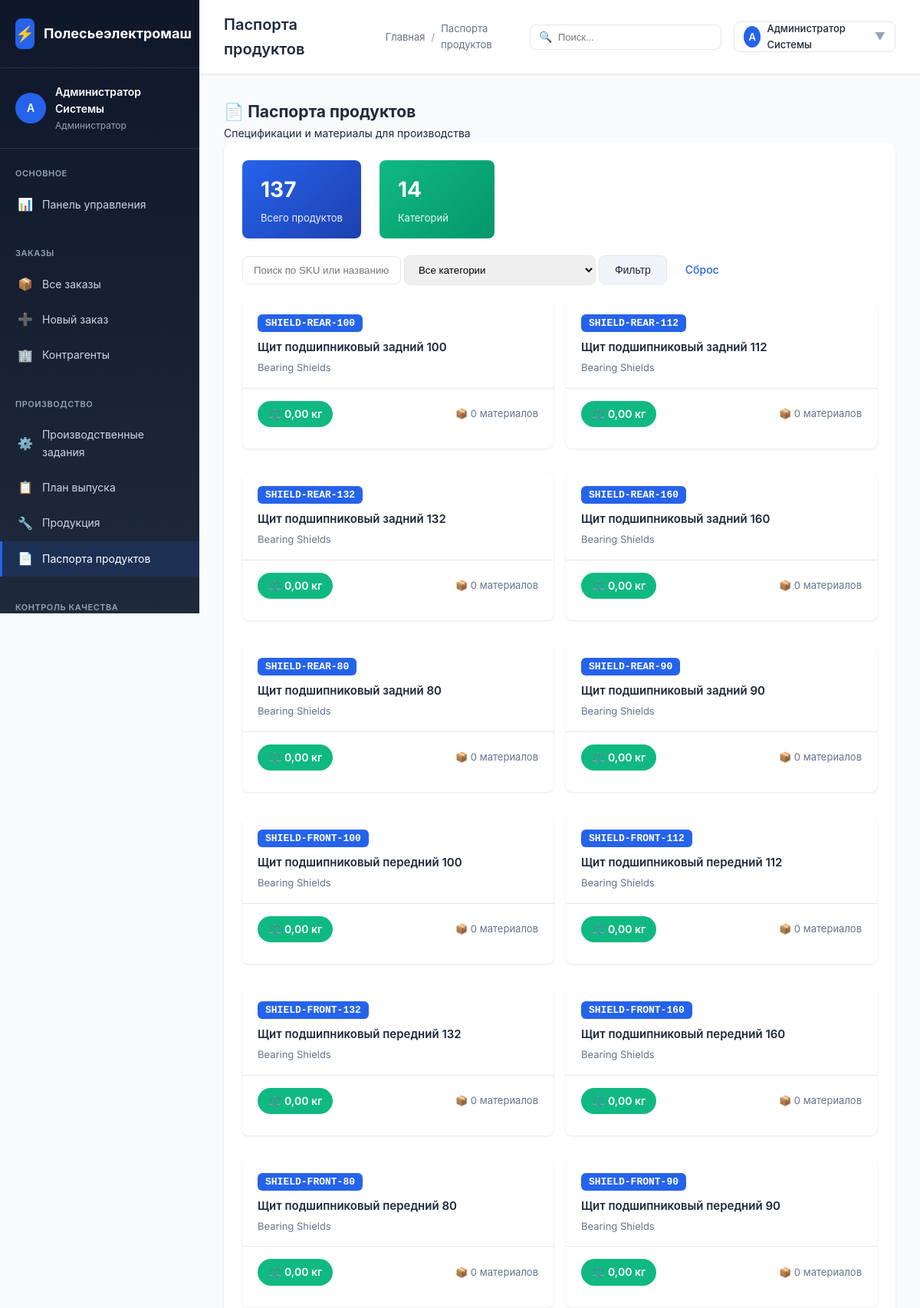
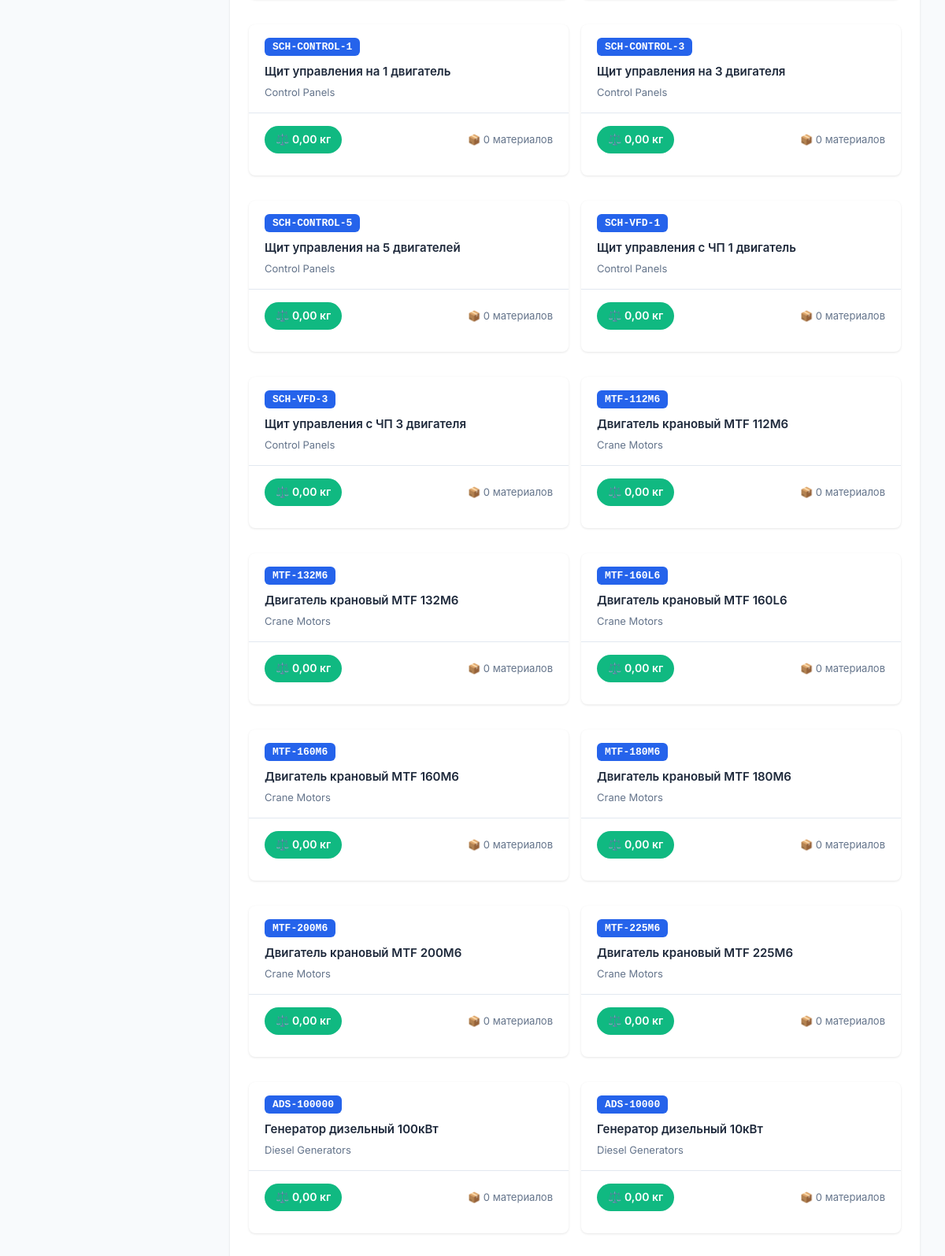
The page /polesie/modules/products/passports.php (signed in, upper part) on the database its author committed (2 pictures, top to bottom).
### tables this page shows
CREATE TABLE `users` (
  `id` INT AUTO_INCREMENT PRIMARY KEY,
  `username` VARCHAR(50) NOT NULL UNIQUE,
  `password_hash` VARCHAR(255) NOT NULL,
  `full_name` VARCHAR(100) NOT NULL,
  `email` VARCHAR(100),
  `role_id` INT,
  `is_active` BOOLEAN DEFAULT TRUE,
  `created_at` TIMESTAMP DEFAULT CURRENT_TIMESTAMP,
  CONSTRAINT `fk_users_role` FOREIGN KEY (`role_id`) REFERENCES `user_roles`(`id`) ON DELETE SET NULL
);

CREATE TABLE `user_roles` (
  `id` INT AUTO_INCREMENT PRIMARY KEY,
  `name` VARCHAR(100) NOT NULL,
  `code` VARCHAR(50) NOT NULL UNIQUE,
  `description` TEXT,
  `permissions` JSON
);

CREATE TABLE `products` (
  `id` INT AUTO_INCREMENT PRIMARY KEY,
  `article` VARCHAR(50) NOT NULL UNIQUE,
  `name` VARCHAR(200) NOT NULL,
  `category_id` INT,
  `base_unit_id` INT,
  `specifications` JSON,
  `image` VARCHAR(255),
  `base_price` DECIMAL(15,2),
  `currency` CHAR(3) DEFAULT 'BYN',
  `is_active` BOOLEAN DEFAULT TRUE,
  `created_at` TIMESTAMP DEFAULT CURRENT_TIMESTAMP,
  CONSTRAINT `fk_prod_category` FOREIGN KEY (`category_id`) REFERENCES `product_categories`(`id`) ON DELETE SET NULL,
  CONSTRAINT `fk_prod_unit` FOREIGN KEY (`base_unit_id`) REFERENCES `base_units`(`id`) ON DELETE SET NULL
);

CREATE TABLE `product_categories` (
  `id` INT AUTO_INCREMENT PRIMARY KEY,
  `parent_id` INT,
  `name` VARCHAR(100) NOT NULL,
  `name_ru` VARCHAR(100),
  `code` VARCHAR(50) UNIQUE,
  `description` TEXT,
  CONSTRAINT `fk_prod_cat_parent` FOREIGN KEY (`parent_id`) REFERENCES `product_categories`(`id`) ON DELETE CASCADE
);

### polesie/config/config.php (called while the page is built, shortened)
<?php
function getDbConnection() {
    static $pdo = null;
    if ($pdo === null) {
        try {
            $dsn = "mysql:host=" . DB_HOST . ";dbname=" . DB_NAME . ";charset=" . DB_CHARSET;
            $options = [
                PDO::ATTR_ERRMODE => PDO::ERRMODE_EXCEPTION,
                PDO::ATTR_DEFAULT_FETCH_MODE => PDO::FETCH_ASSOC,
                PDO::ATTR_EMULATE_PREPARES => false,
            ];
            $pdo = new PDO($dsn, DB_USER, DB_PASS, $options);
        } catch (PDOException $e) {
            die("Ошибка подключения к базе данных: " . $e->getMessage());
        }
    }
    return $pdo;
}
function e($string) {
    return htmlspecialchars($string ?? '', ENT_QUOTES, 'UTF-8');
}
function getCurrentUser() {
    static $user = null;
    if ($user === null) {
        $pdo = getDbConnection();
        $stmt = $pdo->prepare("
            SELECT u.*, r.code as role_code, r.name as role_name
            FROM users u
            JOIN user_roles r ON u.role_id = r.id
            WHERE u.id = ? AND u.is_active = TRUE
        ");
        $stmt->execute([$_SESSION['user_id']]);
        $user = $stmt->fetch();
    }
    return $user;
}
function asset($path) {
    $path = ltrim($path, '/');
    return APP_URL . '/' . $path;
}
function pageUrl($path) {
    $path = ltrim($path, '/');
    return APP_URL . '/' . $path;
}

### polesie/modules/products/passports.php (the view, shortened to what this page needs)
<?php
require_once __DIR__ . '/../../config/config.php';
$user = getCurrentUser();
$pdo = getDbConnection();
$pageTitle = 'Паспорта продуктов';
$search = $_GET['search'] ?? '';
$query = "
    SELECT
        pp.id as passport_id,
        p.id as product_id,
        p.article as sku,
        p.name as product_name,
        pc.name as category_name,
        pc.code as category_code,
        pp.total_weight_kg,
        pp.warranty_months,
        pp.is_serial_tracked,
        pp.production_notes,
        pp.quality_requirements,
        p.specifications
    FROM products p
    LEFT JOIN product_passports pp ON pp.product_id = p.id
    LEFT JOIN product_categories pc ON p.category_id = pc.id
    WHERE p.is_active = TRUE
";
$params = [];
$query .= " ORDER BY pc.name, p.name";
$stmt = $pdo->prepare($query);
$stmt->execute($params);
$passports = $stmt->fetchAll();
$catQuery = "SELECT DISTINCT pc.code, pc.name
             FROM product_categories pc
             JOIN products p ON p.category_id = pc.id
             WHERE p.is_active = TRUE
             ORDER BY pc.name";
$categories = $pdo->query($catQuery)->fetchAll();
$totalProducts = count($passports);
?>
<!DOCTYPE html>
<html lang="ru">
<head>
    <link rel="stylesheet" href="<?= asset('assets/css/style.css') ?>">
</head>
<body>
    <div class="app-container">
        <?php include BASE_PATH . '/includes/sidebar.php'; ?>
        <div class="main-content">
            <?php include BASE_PATH . '/includes/topbar.php'; ?>
            <div class="content-area">
                <div class="content">
                    <div class="page-header">
                        <div class="page-header-title">
                            <h2>📄 Паспорта продуктов</h2>
                            <p>Спецификации и материалы для производства</p>
                        </div>
                    </div>
                    <div class="card">
                        <div class="card-body">
                            <div class="stats-bar">
                                <div class="stat-item">
                                    <div class="stat-value"><?= $totalProducts ?></div>
                                    <div class="stat-label">Всего продуктов</div>
                                </div>
                                <div class="stat-item" style="background: linear-gradient(135deg, #10b981, #059669);">
                                    <div class="stat-value"><?= count($categories) ?></div>
                                    <div class="stat-label">Категорий</div>
                                </div>
                            </div>
                            <form method="GET" class="filter-form">
                                <div class="filter-row">
                                    <input type="text" name="search" placeholder="Поиск по SKU или названию..." value="<?= e($search) ?>"
                                           style="flex: 1; padding: 10px 14px; border: 1px solid var(--border-color); border-radius: var(--border-radius);">
                                    <select name="category" style="width: 250px; padding: 10px 14px; border: 1px solid var(--border-color); border-radius: var(--border-radius);">
                                        <option value="">Все категории</option>
                                    </select>
                                    <button type="submit" class="btn btn-secondary">Фильтр</button>
                                    <a href="passports.php" class="btn btn-outline">Сброс</a>
                                </div>
                            </form>
                            <div style="margin-top: 20px;">
                                <?php if (empty($passports)): ?>
                                    <div class="empty-state">
                                        <div class="empty-state-icon">📄</div>
                                        <h3>Паспорта не найдены</h3>
                                        <p>Паспорта продуктов создаются в базе данных или измените параметры поиска</p>
                                    </div>
                                <?php else: ?>
                                    <div style="display: grid; grid-template-columns: repeat(auto-fill, minmax(350px, 1fr)); gap: 16px;">
                                        <?php foreach ($passports as $index => $passport): ?>
                                            <?php
                                            $matStmt = $pdo->prepare("
                                                SELECT
                                                    ppm.quantity,
                                                    ppm.unit,
                                                    m.code as material_code,
                                                    m.name_full as material_name,
                                                    mc.name as material_category
                                                FROM product_passport_materials ppm
                                                JOIN materials m ON ppm.material_id = m.id
                                                LEFT JOIN material_categories mc ON m.category_id = mc.id
                                                WHERE ppm.passport_id = :passport_id
                                                ORDER BY ppm.sort_order, m.name_full
                                            ");
                                            $matStmt->execute([':passport_id' => $passport['passport_id']]);
                                            $materials = $matStmt->fetchAll();
                                            ?>
                                            <div class="passport-card" data-passport-id="<?= $passport['passport_id'] ?>" onclick="openPassportModal(this)">
                                                <div class="passport-card-header">
                                                    <div>
                                                        <span class="passport-sku"><?= e($passport['sku']) ?></span>
                                                        <div class="passport-title"><?= e($passport['product_name']) ?></div>
                                                        <div class="passport-category"><?= e($passport['category_name'] ?? 'Без категории') ?></div>
                                                    </div>
                                                </div>
                                                <div class="passport-card-body">
                                                    <div style="display: flex; justify-content: space-between; align-items: center;">
                                                        <span class="weight-badge">⚖️ <?= number_format($passport['total_weight_kg'] ?? 0, 2, ',', ' ') ?> кг</span>
                                                        <span style="font-size: 13px; color: var(--text-secondary);">
                                                            📦 <?= count($materials) ?> материалов
                                                        </span>
                                                    </div>
                                                </div>
                                            </div>
                                        <?php endforeach; ?>
                                    </div>
                                <?php endif; ?>
                            </div>
                        </div>
                    </div>
                </div>
            </div>
        </div>
    </div>
</body>
</html>

### polesie/includes/sidebar.php (shortened to what this page needs)
<div class="sidebar">
    <div class="sidebar-header">
        <div class="sidebar-logo">
            <div class="sidebar-logo-icon">⚡</div>
            <span>Полесьеэлектромаш</span>
        </div>
    </div>
    <div class="sidebar-user">
        <div class="sidebar-user-info">
            <div class="sidebar-user-avatar">
                <?= mb_substr($user['full_name'], 0, 1) ?>
            </div>
            <div class="sidebar-user-details">
                <div class="sidebar-user-name"><?= e($user['full_name']) ?></div>
                <div class="sidebar-user-role"><?= e($user['role_name']) ?></div>
            </div>
        </div>
    </div>
    <nav class="sidebar-nav">
        <div class="sidebar-nav-section">
            <div class="sidebar-nav-title">Основное</div>
            <?php
            $currentPath = $_SERVER['PHP_SELF'];
            if (preg_match('#/polesie/(.*)$#i', $currentPath, $matches)) {
                $relativePath = $matches[1];
            } else {
                $relativePath = ltrim($currentPath, '/');
            }
            ?>
            <a href="<?= pageUrl('index.php') ?>" class="sidebar-nav-item <?= $relativePath === 'index.php' ? 'active' : '' ?>">
                <span class="sidebar-nav-icon">📊</span>
                <span>Панель управления</span>
            </a>
        </div>
        <div class="sidebar-nav-section">
            <div class="sidebar-nav-title">Заказы</div>
            <a href="<?= pageUrl('modules/orders/list.php') ?>" class="sidebar-nav-item <?= $relativePath === 'modules/orders/list.php' ? 'active' : '' ?>">
                <span class="sidebar-nav-icon">📦</span>
                <span>Все заказы</span>
            </a>
            <a href="<?= pageUrl('modules/orders/create.php') ?>" class="sidebar-nav-item <?= $relativePath === 'modules/orders/create.php' ? 'active' : '' ?>">
                <span class="sidebar-nav-icon">➕</span>
                <span>Новый заказ</span>
            </a>
            <a href="<?= pageUrl('modules/contractors/list.php') ?>" class="sidebar-nav-item <?= $relativePath === 'modules/contractors/list.php' ? 'active' : '' ?>">
                <span class="sidebar-nav-icon">🏢</span>
                <span>Контрагенты</span>
            </a>
        </div>
        <div class="sidebar-nav-section">
            <div class="sidebar-nav-title">Производство</div>
            <a href="<?= pageUrl('modules/production/list.php') ?>" class="sidebar-nav-item <?= $relativePath === 'modules/production/list.php' ? 'active' : '' ?>">
                <span class="sidebar-nav-icon">⚙️</span>
                <span>Производственные задания</span>
            </a>
            <a href="<?= pageUrl('modules/production/plan.php') ?>" class="sidebar-nav-item <?= $relativePath === 'modules/production/plan.php' ? 'active' : '' ?>">
                <span class="sidebar-nav-icon">📋</span>
                <span>План выпуска</span>
            </a>
            <a href="<?= pageUrl('modules/products/list.php') ?>" class="sidebar-nav-item <?= $relativePath === 'modules/products/list.php' ? 'active' : '' ?>">
                <span class="sidebar-nav-icon">🔧</span>
                <span>Продукция</span>
            </a>
            <a href="<?= pageUrl('modules/products/passports.php') ?>" class="sidebar-nav-item <?= $relativePath === 'modules/products/passports.php' ? 'active' : '' ?>">
                <span class="sidebar-nav-icon">📄</span>
                <span>Паспорта продуктов</span>
            </a>
        </div>
        <div class="sidebar-nav-section">
            <div class="sidebar-nav-title">Контроль качества</div>
        </div>
    </nav>
</div>

### polesie/includes/topbar.php (shortened to what this page needs)
<div class="topbar">
    <div class="topbar-left">
        <h1 class="topbar-title"><?= e($pageTitle) ?></h1>
        <div class="topbar-breadcrumb">
            <a href="<?= pageUrl('index.php') ?>">Главная</a>
            <span class="topbar-breadcrumb-separator">/</span>
            <span><?= e($pageTitle) ?></span>
        </div>
    </div>
    <div class="topbar-right">
        <div style="position: relative;">
            <input
                type="text"
                placeholder="Поиск..."
                style="padding: 8px 14px 8px 36px; border: 1px solid var(--border-color); border-radius: var(--border-radius); width: 250px; font-size: 13px;"
            >
            <span style="position: absolute; left: 12px; top: 50%; transform: translateY(-50%); color: var(--text-muted);">🔍</span>
        </div>
        <div style="position: relative;">
            <div class="topbar-action" onclick="toggleProfileMenu()" style="width: auto; padding: 8px 12px; gap: 8px;">
                <div style="width: 28px; height: 28px; background: var(--primary-color); border-radius: 50%; display: flex; align-items: center; justify-content: center; color: white; font-size: 13px; font-weight: 600;">
                    <?= mb_substr($user['full_name'], 0, 1) ?>
                </div>
                <span style="font-size: 13px; font-weight: 500;"><?= e($user['full_name']) ?></span>
                <span style="color: var(--text-muted);">▼</span>
            </div>
        </div>
    </div>
</div>

### rows shown on the page
users: full_name "А", full_name "Администратор Системы", role.name "Администратор"
products: article "SHIELD-REAR-100", name "Щит подшипниковый задний 100", category.name "Bearing Shields", total_weight_kg "0,00", count($materials) "0"
products: article "SHIELD-REAR-112", name "Щит подшипниковый задний 112", category.name "Bearing Shields", total_weight_kg "0,00", count($materials) "0"
products: article "SHIELD-REAR-132", name "Щит подшипниковый задний 132", category.name "Bearing Shields", total_weight_kg "0,00", count($materials) "0"
products: article "SHIELD-REAR-160", name "Щит подшипниковый задний 160", category.name "Bearing Shields", total_weight_kg "0,00", count($materials) "0"
products: article "SHIELD-REAR-80", name "Щит подшипниковый задний 80", category.name "Bearing Shields", total_weight_kg "0,00", count($materials) "0"
products: article "SHIELD-REAR-90", name "Щит подшипниковый задний 90", category.name "Bearing Shields", total_weight_kg "0,00", count($materials) "0"
products: article "SHIELD-FRONT-100", name "Щит подшипниковый передний 100", category.name "Bearing Shields", total_weight_kg "0,00", count($materials) "0"
products: article "SHIELD-FRONT-112", name "Щит подшипниковый передний 112", category.name "Bearing Shields", total_weight_kg "0,00", count($materials) "0"
products: article "SHIELD-FRONT-132", name "Щит подшипниковый передний 132", category.name "Bearing Shields", total_weight_kg "0,00", count($materials) "0"
products: article "SHIELD-FRONT-160", name "Щит подшипниковый передний 160", category.name "Bearing Shields", total_weight_kg "0,00", count($materials) "0"
products: article "SHIELD-FRONT-80", name "Щит подшипниковый передний 80", category.name "Bearing Shields", total_weight_kg "0,00", count($materials) "0"
products: article "SHIELD-FRONT-90", name "Щит подшипниковый передний 90", category.name "Bearing Shields", total_weight_kg "0,00", count($materials) "0"
products: article "SCH-CONTROL-1", name "Щит управления на 1 двигатель", category.name "Control Panels", total_weight_kg "0,00", count($materials) "0"
products: article "SCH-CONTROL-3", name "Щит управления на 3 двигателя", category.name "Control Panels", total_weight_kg "0,00", count($materials) "0"
products: article "SCH-CONTROL-5", name "Щит управления на 5 двигателей", category.name "Control Panels", total_weight_kg "0,00", count($materials) "0"
products: article "SCH-VFD-1", name "Щит управления с ЧП 1 двигатель", category.name "Control Panels", total_weight_kg "0,00", count($materials) "0"
products: article "SCH-VFD-3", name "Щит управления с ЧП 3 двигателя", category.name "Control Panels", total_weight_kg "0,00", count($materials) "0"
products: article "MTF-112M6", name "Двигатель крановый МТF 112M6", category.name "Crane Motors", total_weight_kg "0,00", count($materials) "0"
products: article "MTF-132M6", name "Двигатель крановый МТF 132M6", category.name "Crane Motors", total_weight_kg "0,00", count($materials) "0"
products: article "MTF-160L6", name "Двигатель крановый МТF 160L6", category.name "Crane Motors", total_weight_kg "0,00", count($materials) "0"
products: article "MTF-160M6", name "Двигатель крановый МТF 160M6", category.name "Crane Motors", total_weight_kg "0,00", count($materials) "0"
products: article "MTF-180M6", name "Двигатель крановый МТF 180M6", category.name "Crane Motors", total_weight_kg "0,00", count($materials) "0"
products: article "MTF-200M6", name "Двигатель крановый МТF 200M6", category.name "Crane Motors", total_weight_kg "0,00", count($materials) "0"
products: article "MTF-225M6", name "Двигатель крановый МТF 225M6", category.name "Crane Motors", total_weight_kg "0,00", count($materials) "0"
products: article "ADS-100000", name "Генератор дизельный 100кВт", category.name "Diesel Generators", total_weight_kg "0,00", count($materials) "0"
products: article "ADS-10000", name "Генератор дизельный 10кВт", category.name "Diesel Generators", total_weight_kg "0,00", count($materials) "0"

### other values the page prints
$pageTitle "Паспорта продуктов"
$totalProducts "137"
count($categories) "14"
